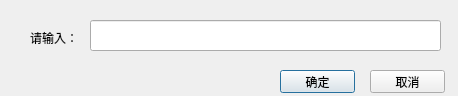
<?xml version="1.0" encoding="UTF-8"?>
<ui version="4.0">
 <class>TextDlg</class>
 <widget class="QDialog" name="Dialog">
  <property name="geometry">
   <rect>
    <x>0</x>
    <y>0</y>
    <width>458</width>
    <height>96</height>
   </rect>
  </property>
  <property name="windowTitle">
   <string>文字输入对话框</string>
  </property>
  <widget class="QLabel" name="label">
   <property name="geometry">
    <rect>
     <x>30</x>
     <y>30</y>
     <width>51</width>
     <height>16</height>
    </rect>
   </property>
   <property name="text">
    <string>请输入：</string>
   </property>
  </widget>
  <widget class="QLineEdit" name="lineEdit_Input">
   <property name="geometry">
    <rect>
     <x>90</x>
     <y>20</y>
     <width>351</width>
     <height>31</height>
    </rect>
   </property>
  </widget>
  <widget class="QPushButton" name="okButton">
   <property name="geometry">
    <rect>
     <x>280</x>
     <y>70</y>
     <width>75</width>
     <height>23</height>
    </rect>
   </property>
   <property name="text">
    <string>确定</string>
   </property>
  </widget>
  <widget class="QPushButton" name="cancelButton">
   <property name="geometry">
    <rect>
     <x>370</x>
     <y>70</y>
     <width>75</width>
     <height>23</height>
    </rect>
   </property>
   <property name="text">
    <string>取消</string>
   </property>
  </widget>
 </widget>
 <resources/>
 <connections>
  <connection>
   <sender>okButton</sender>
   <signal>clicked()</signal>
   <receiver>Dialog</receiver>
   <slot>accept()</slot>
   <hints>
    <hint type="sourcelabel">
     <x>278</x>
     <y>253</y>
    </hint>
    <hint type="destinationlabel">
     <x>96</x>
     <y>254</y>
    </hint>
   </hints>
  </connection>
  <connection>
   <sender>cancelButton</sender>
   <signal>clicked()</signal>
   <receiver>Dialog</receiver>
   <slot>reject()</slot>
   <hints>
    <hint type="sourcelabel">
     <x>369</x>
     <y>253</y>
    </hint>
    <hint type="destinationlabel">
     <x>179</x>
     <y>282</y>
    </hint>
   </hints>
  </connection>
 </connections>
</ui>
